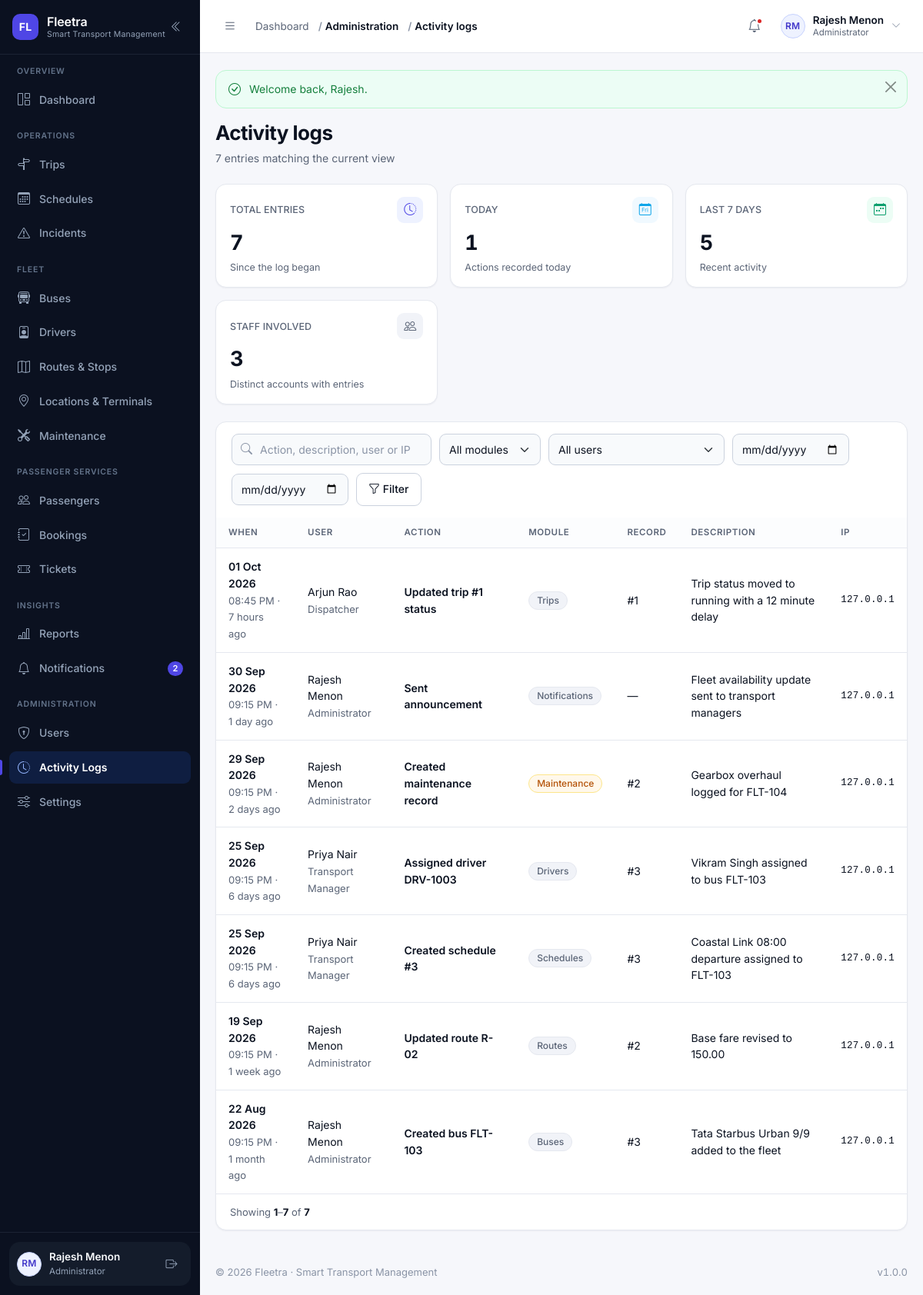
Screenshot of /modules/logs/index.php (signed in) with the database file from the repository.
### tables this page shows
CREATE TABLE users (
    id            INT UNSIGNED NOT NULL AUTO_INCREMENT,
    name          VARCHAR(120)  NOT NULL,
    email         VARCHAR(160)  NOT NULL,
    phone         VARCHAR(20)   DEFAULT NULL,
    password      VARCHAR(255)  NOT NULL COMMENT 'password_hash() output — never plain text',
    role          VARCHAR(30)   NOT NULL DEFAULT 'passenger'
                  COMMENT 'admin | manager | dispatcher | driver | passenger (VARCHAR so new roles need no migration)',
    profile_image VARCHAR(255)  DEFAULT NULL,
    status        ENUM('active','inactive','suspended','deleted') NOT NULL DEFAULT 'active',
    last_login    DATETIME      DEFAULT NULL,
    created_at    DATETIME      NOT NULL DEFAULT CURRENT_TIMESTAMP,
    updated_at    DATETIME      NOT NULL DEFAULT CURRENT_TIMESTAMP ON UPDATE CURRENT_TIMESTAMP,
    PRIMARY KEY (id),
    UNIQUE KEY uq_users_email (email),
    KEY idx_users_role (role),
    KEY idx_users_status (status)
);

CREATE TABLE activity_logs (
    id          INT UNSIGNED NOT NULL AUTO_INCREMENT,
    user_id     INT UNSIGNED DEFAULT NULL,
    action      VARCHAR(160) NOT NULL,
    module      VARCHAR(60)  NOT NULL,
    record_id   INT UNSIGNED DEFAULT NULL,
    description VARCHAR(255) DEFAULT NULL,
    ip_address  VARCHAR(45)  DEFAULT NULL,
    created_at  DATETIME NOT NULL DEFAULT CURRENT_TIMESTAMP,
    PRIMARY KEY (id),
    KEY idx_logs_user (user_id),
    KEY idx_logs_module (module),
    KEY idx_logs_created (created_at),
    CONSTRAINT fk_logs_user FOREIGN KEY (user_id) REFERENCES users (id) ON DELETE SET NULL
);

### modules/logs/index.php (the view, shortened to what the rows shown need)
<?php
require_once __DIR__ . '/../../includes/permissions.php';
require_permission('logs.view');
$search       = get('q');
$moduleFilter = get('module');
$userFilter   = get('user_id');
$dateFrom     = get('date_from');
$dateTo       = get('date_to');
$where  = [];
$params = [];
$whereSql = $where === [] ? '' : 'WHERE ' . implode(' AND ', $where);
$joins    = 'FROM activity_logs l LEFT JOIN users u ON u.id = l.user_id';
$total = (int) db_value("SELECT COUNT(*) $joins $whereSql", $params, 0);
$page  = paginate($total, 25);
$logs = db_all(
    "SELECT l.id, l.action, l.module, l.record_id, l.description, l.ip_address, l.created_at,
            u.name AS user_name, u.role AS user_role
       $joins
       $whereSql
      ORDER BY l.created_at DESC, l.id DESC
      LIMIT {$page['per_page']} OFFSET {$page['offset']}",
    $params
);
$hasFilters = $search !== '' || $moduleFilter !== '' || $userFilter !== ''
    || is_valid_date($dateFrom) || is_valid_date($dateTo);
require __DIR__ . '/../../includes/header.php';
?>
<?= render_page_header(
    'Activity logs',
    number_format($total) . ' entr' . ($total === 1 ? 'y' : 'ies') . ' matching the current view'
) ?>
<div class="card-fl">
    <?php if ($logs === []): ?>
        <?= empty_state(
            $hasFilters ? 'No log entries match these filters' : 'No activity recorded yet',
            $hasFilters
                ? 'Try a wider date range, or clear the filters to see the whole audit trail.'
                : 'Creating a bus, updating a schedule or sending an announcement will be recorded here.',
            'bi-clock-history'
        ) ?>
    <?php else: ?>
        <div class="table-wrap">
            <table class="table-fl">
                <thead>
                    <tr>
                        <th>When</th>
                        <th>User</th>
                        <th>Action</th>
                        <th>Module</th>
                        <th>Record</th>
                        <th>Description</th>
                        <th>IP</th>
                    </tr>
                </thead>
                <tbody>
                    <?php foreach ($logs as $entry): ?>
                        <tr>
                            <td>
                                <span class="cell-strong"><?= e(format_date((string) $entry['created_at'], 'd M Y')) ?></span><br>
                                <span class="cell-muted">
                                    <?= e(format_time((string) $entry['created_at'])) ?>
                                    · <?= e(time_ago((string) $entry['created_at'])) ?>
                                </span>
                            </td>
                            <td>
                                <?php if ($entry['user_name'] !== null): ?>
                                    <?= e($entry['user_name']) ?><br>
                                    <span class="cell-muted"><?= e(role_label((string) $entry['user_role'])) ?></span>
                                <?php else: ?>
                                    <span class="cell-muted">System</span>
                                <?php endif; ?>
                            </td>
                            <td class="cell-strong"><?= e($entry['action']) ?></td>
                            <td><?= status_badge((string) $entry['module'], labelize((string) $entry['module'])) ?></td>
                            <td><?= $entry['record_id'] !== null ? '#' . (int) $entry['record_id'] : '—' ?></td>
                            <td><?= e((string) ($entry['description'] ?? '—')) ?></td>
                            <td class="cell-mono"><?= e((string) ($entry['ip_address'] ?? '—')) ?></td>
                        </tr>
                    <?php endforeach; ?>
                </tbody>
            </table>
        </div>
    <?php endif; ?>
</div>
<?php require __DIR__ . '/../../includes/footer.php'; ?>

### includes/sidebar.php (shortened to what the rows shown need)
<?php
$navUser        = current_user();
?>
<aside class="sidebar" id="appSidebar" aria-label="Main navigation">
    <div class="sidebar__footer">
        <div class="sidebar-user">
            <a class="sidebar-user__link" href="<?= e(url('profile.php')) ?>" title="Open my profile">
                <?= avatar_markup($navUser, 'sm') ?>
                <span class="sidebar-user__text">
                    <span class="sidebar-user__name"><?= e($navUser['name'] ?? 'Guest') ?></span>
                    <span class="sidebar-user__role"><?= e(role_label(current_role())) ?></span>
                </span>
            </a>
        </div>
    </div>
</aside>

### includes/functions.php (shortened to what the rows shown need)
<?php
require_once __DIR__ . '/../config/database.php';
function url(string $path = ''): string
{
    return BASE_URL . ltrim($path, '/');
}
function e(mixed $value): string
{
    return htmlspecialchars((string) ($value ?? ''), ENT_QUOTES | ENT_SUBSTITUTE, 'UTF-8');
}
function get_int(string $key, int $default = 0, int $min = 0): int
{
    $value = filter_var($_GET[$key] ?? null, FILTER_VALIDATE_INT);
    return $value === false ? $default : max($min, (int) $value);
}
function paginate(int $total, int $perPage = 15, ?int $currentPage = null): array
{
    $perPage     = max(1, $perPage);
    $pages       = max(1, (int) ceil($total / $perPage));
    $currentPage = $currentPage ?? get_int('page', 1, 1);
    $currentPage = min(max(1, $currentPage), $pages);
    $offset      = ($currentPage - 1) * $perPage;
    return [
        'page'     => $currentPage,
        'per_page' => $perPage,
        'total'    => $total,
        'pages'    => $pages,
        'offset'   => $offset,
        'from'     => $total === 0 ? 0 : $offset + 1,
        'to'       => min($offset + $perPage, $total),
    ];
}
function format_date(?string $date, string $format = 'd M Y'): string
{
    $timestamp = strtotime($date);
    return $timestamp ? date($format, $timestamp) : '—';
}
function format_time(?string $time, string $format = 'h:i A'): string
{
    $timestamp = strtotime($time);
    return $timestamp ? date($format, $timestamp) : '—';
}
function time_ago(?string $datetime): string
{
    $timestamp = strtotime($datetime);
    $seconds = time() - $timestamp;
    $units = [
        31536000 => 'year',
        2592000  => 'month',
        604800   => 'week',
        86400    => 'day',
        3600     => 'hour',
        60       => 'minute',
    ];
    foreach ($units as $unitSeconds => $label) {
        if ($seconds >= $unitSeconds) {
            $value = (int) floor($seconds / $unitSeconds);
            return $value . ' ' . $label . ($value > 1 ? 's' : '') . ' ago';
        }
    }
    return 'just now';
}
function initials(?string $name): string
{
    $name  = trim((string) $name);
    $parts    = preg_split('/\s+/', $name) ?: [];
    $initials = '';
    foreach ($parts as $part) {
        $initials .= strtoupper(substr($part, 0, 1));
        if (strlen($initials) === 2) {
            break;
        }
    }
    return $initials !== '' ? $initials : 'FL';
}
function labelize(?string $value): string
{
    return ucwords(str_replace(['_', '-'], ' ', (string) $value));
}
function status_variant(?string $status): string
{
    $key = strtolower(str_replace([' ', '-'], '_', (string) $status));
    $map = [
        'active'        => 'success',
        'available'     => 'success',
        'enabled'       => 'success',
        'inactive'      => 'muted',
        'disabled'      => 'muted',
        'retired'       => 'muted',
        'maintenance'   => 'warning',
        'in_service'    => 'warning',
        'scheduled'     => 'info',
        'upcoming'      => 'info',
        'due'           => 'warning',
        'overdue'       => 'danger',
        'in_progress'   => 'info',
        'routine'       => 'muted',
        'repair'        => 'warning',
        'boarding'      => 'info',
        'running'       => 'primary',
        'on_time'       => 'success',
        'delayed'       => 'warning',
        'completed'     => 'success',
        'cancelled'     => 'danger',
        'canceled'      => 'danger',
        'missed'        => 'danger',
        'diverted'      => 'warning',
        'valid'         => 'success',
        'trip'          => 'info',
        'delay'         => 'warning',
        'booking'       => 'primary',
        'emergency'     => 'danger',
        'system'        => 'muted',
        'confirmed'     => 'success',
        'pending'       => 'warning',
        'paid'          => 'success',
        'unpaid'        => 'warning',
        'partial'       => 'warning',
        'failed'        => 'danger',
        'refunded'      => 'muted',
        'expired'       => 'danger',
        'used'          => 'muted',
        'checked_in'    => 'info',
        'no_show'       => 'muted',
        'on_leave'      => 'warning',
        'suspended'     => 'danger',
        'terminated'    => 'danger',
        'resigned'      => 'muted',
        'low'           => 'info',
        'medium'        => 'warning',
        'high'          => 'danger',
        'critical'      => 'danger',
        'open'          => 'warning',
        'investigating' => 'warning',
        'resolved'      => 'success',
        'closed'        => 'muted',
    ];
    return $map[$key] ?? 'muted';
}
function status_badge(?string $status, ?string $label = null): string
{
    $status = (string) $status;
    return '<span class="badge-status badge-' . e(status_variant($status)) . '">'
        . e($label ?? labelize($status)) . '</span>';
}
function upload_url(?string $filename, string $folder): ?string
{
    if (empty($filename)) {
        return null;
    }
    return url('uploads/' . trim($folder, '/') . '/' . $filename);
}
function avatar_markup(?array $user, string $size = 'sm'): string
{
    $name = (string) ($user['name'] ?? '');
    $url  = upload_url($user['profile_image'] ?? null, 'profiles');
    return '<span class="avatar avatar--' . e($size) . '" aria-hidden="true">'
        . e(initials($name)) . '</span>';
}
function render_page_header(string $title, string $subtitle = '', string $actionsHtml = ''): string
{
    $html = '<div class="page-head"><div class="page-head__text">';
    $html .= '<h1 class="page-title">' . e($title) . '</h1>';
    if ($subtitle !== '') {
        $html .= '<p class="page-subtitle">' . e($subtitle) . '</p>';
    }
    $html .= '</div>';
    return $html . '</div>';
}

### includes/topbar.php (shortened to what the rows shown need)
<?php
$topbarUser     = current_user();
?>
<header class="topbar">
    <div class="topbar__right">
        <div class="dropdown">
            <button class="user-menu" type="button" data-bs-toggle="dropdown"
                    aria-expanded="false" aria-haspopup="true">
                <?= avatar_markup($topbarUser, 'sm') ?>
                <span class="user-menu__text">
                    <span class="user-menu__name"><?= e($topbarUser['name'] ?? 'Guest') ?></span>
                    <span class="user-menu__role"><?= e(role_label(current_role())) ?></span>
                </span>
                <i class="bi bi-chevron-down user-menu__caret" aria-hidden="true"></i>
            </button>
        </div>
    </div>
</header>

### rows the page displays
users: name "RM RM", name "Rajesh Menon", role "Administrator"
activity_logs: created_at "01 Oct 2026", created_at "08:45 PM", created_at "7 hours ago", user.name "Arjun Rao", user.role "Dispatcher", action "Updated trip #1 status", label "Trips", record "1", description "Trip status moved to running with a 12 minute delay", ip_address "127.0.0.1"
activity_logs: created_at "30 Sep 2026", created_at "09:15 PM", created_at "1 day ago", user.name "Rajesh Menon", user.role "Administrator", action "Sent announcement", label "Notifications", description "Fleet availability update sent to transport managers", ip_address "127.0.0.1"
activity_logs: created_at "29 Sep 2026", created_at "09:15 PM", created_at "2 days ago", user.name "Rajesh Menon", user.role "Administrator", action "Created maintenance record", label "Maintenance", record "2", description "Gearbox overhaul logged for FLT-104", ip_address "127.0.0.1"
activity_logs: created_at "25 Sep 2026", created_at "09:15 PM", created_at "6 days ago", user.name "Priya Nair", user.role "Transport Manager", action "Assigned driver DRV-1003", label "Drivers", record "3", description "Vikram Singh assigned to bus FLT-103", ip_address "127.0.0.1"
activity_logs: created_at "25 Sep 2026", created_at "09:15 PM", created_at "6 days ago", user.name "Priya Nair", user.role "Transport Manager", action "Created schedule #3", label "Schedules", record "3", description "Coastal Link 08:00 departure assigned to FLT-103", ip_address "127.0.0.1"
activity_logs: created_at "19 Sep 2026", created_at "09:15 PM", created_at "1 week ago", user.name "Rajesh Menon", user.role "Administrator", action "Updated route R-02", label "Routes", record "2", description "Base fare revised to 150.00", ip_address "127.0.0.1"
activity_logs: created_at "22 Aug 2026", created_at "09:15 PM", created_at "1 month ago", user.name "Rajesh Menon", user.role "Administrator", action "Created bus FLT-103", label "Buses", record "3", description "Tata Starbus Urban 9/9 added to the fleet", ip_address "127.0.0.1"

### other values shown
FLEETRA_NAME "Fleetra"
FLEETRA_TAGLINE "Smart Transport Management"
$group['section'] "OVERVIEW"
$label "Dashboard"
$group['section'] "OPERATIONS"
$label "Trips"
$label "Schedules"
$label "Incidents"
$group['section'] "FLEET"
$label "Buses"
$label "Drivers"
$label "Routes & Stops"
$label "Locations & Terminals"
$label "Maintenance"
$group['section'] "PASSENGER SERVICES"
